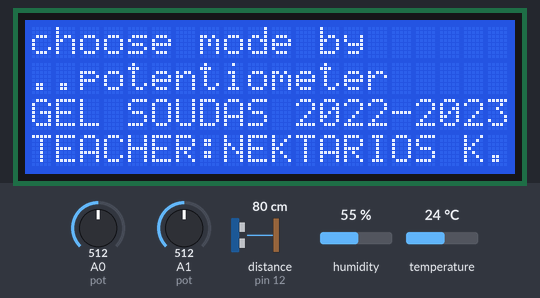
Simulated run of this sketch. Board: Arduino Uno, built with avr-gcc and run on an emulated ATmega328P. Parts: 20×4 character LCD. The inputs (shaded band) are chosen by the test bench; at power-on: A1 (pot) = 512, A0 (pot) = 512, distance to the obstacle (sensor on pin 12) 80 cm, humidity 55 %, temperature 24 °C. The echo pulse lasts 58.3 µs per cm; what the sketch prints to the serial monitor is not drawn.

Above: at 0.2 s.
8.4 s: A1 (pot) set to 351
16.8 s: A1 (pot) set to 335
At 19.73 s:
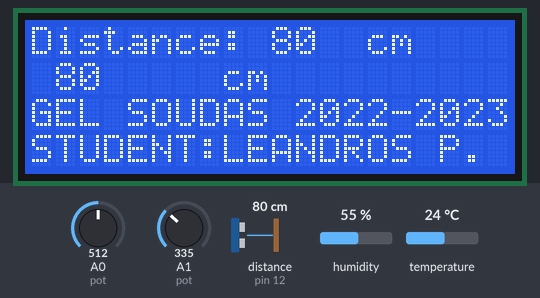
22.6 s: A1 (pot) set to 692
At 22.94 s:
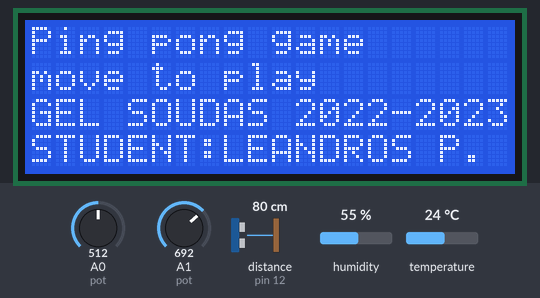
36.4 s: A1 (pot) set to 671
At 39.1 s:
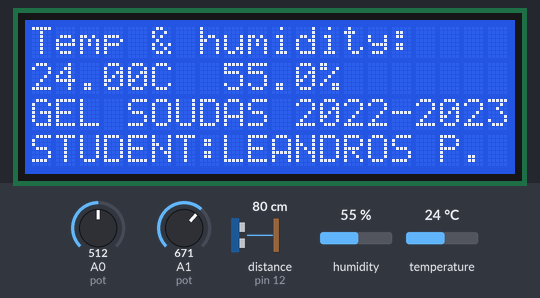

The sketch:

PONGINOCOMPLEXf.ino
```cpp
//ΓΕΛ ΣΟΥΔΑΣ ΜΑΘΗΤΗΣ : ΛΕΑΝΔΡΟΣ ΠΑΝΑΓΙΩΤΙΔΗΣ ,ΚΑΘΗΓΗΤΗΣ:ΚΟΥΡΑΚΗΣ ΝΕΚΤΑΡΙΟΣ
  #include <LCD_I2C.h>

LCD_I2C lcd(0x27, 20, 4);
 //dht
 #include <SimpleDHT.h>

// for DHT22,
//      VCC: 5V or 3V
//      GND: GND
//      DATA: 2
int pinDHT22 = 2;
SimpleDHT22 dht22;
 //potenciometro
 int pot; // Δημιούργησε μια ακέραια μεταβλητή pot
//ULTRASONIC
int echoPin = 12; // Echo Pin
int trigPin = 13; // Trigger Pin
int maximumRange = 350; // Maximum range needed
int minimumRange = 2; // Minimum range needed
long duration, distance; // Duration used to calculate distance

//pot2
int pot2; // Δημιούργησε μια ακέραια μεταβλητή pot
int toSend;

void setup(){
pinMode(trigPin, OUTPUT);
pinMode(echoPin, INPUT);
Serial.begin(9600);
lcd.begin(); // If you are using more I2C devices using the Wire library use lcd.begin(false)
                 // this stop the library(LCD_I2C) from calling Wire.begin()
lcd.backlight();

lcd.print("choose mode by ");
lcd.setCursor(0, 1);
lcd.print("..potentiometer");
lcd.setCursor(0, 2);
    lcd.print("GEL SOUDAS 2022-2023");
lcd.setCursor(0,3);
lcd.print("TEACHER:NEKTARIOS K.");
delay(7000);
lcd.clear();

}


void loop()

{
  //pot
  pot=analogRead(A1);  // αποθήκευσε στη μεταβλητή pot την τιμή που διάβασες από την αναλογική είσοδο A1 ,
  //ΜΕΣΩ ΑΥΤΗΣ ΕΠΙΛΕΓΟΥΜΕ ΤΟ MODE-ΛΕΙΤΟΥΡΓΙΑ,ΔΗΛΑΔΗ FLAPPY BIRD-ULTRASONIC ,PING PONG Ή ΕΠΙΔΕΙΞΗ ΘΕΡΜΟΚΡΑΣΙΑΣ-ΥΓΡΑΣΙΑΣ
//ULTRASONIC

lcd.clear();
if (pot<=341 && pot>0)
{
digitalWrite(trigPin, LOW);
delayMicroseconds(2);
digitalWrite(trigPin, HIGH);
delayMicroseconds(5);
digitalWrite(trigPin, LOW);
duration = pulseIn(echoPin, HIGH);
//Υπολογισμός απόστασης (σε cm) βασιζόμενοι στην ταχύτητα του ήχου.
distance = duration/58.3;

Serial.println(distance);

lcd.setCursor(0, 0);
lcd.print("Distance:"); lcd.setCursor(10, 0);lcd.print(distance); lcd.setCursor(14, 0); lcd.print("cm");
    lcd.setCursor(1, 1); //  setting the cursor in the desired position.
    lcd.print(distance);
    lcd.setCursor(8, 1); //  setting the cursor in the desired position.
    lcd.print("cm");
    lcd.setCursor(0, 2);
    lcd.print("GEL SOUDAS 2022-2023");
lcd.setCursor(0,3);
lcd.print("STUDENT:LEANDROS P.");
    delay(200);
}
if (pot>341 && pot<=682)
{
  float temperature = 0;
  float humidity = 0;
  int err = SimpleDHTErrSuccess;
  if ((err = dht22.read2(pinDHT22, &temperature, &humidity, NULL)) != SimpleDHTErrSuccess) {
    Serial.print("Read DHT22 failed, err="); Serial.println(err);delay(2000);
    return;

  }

  Serial.print((float)temperature);
  Serial.print(",");
  Serial.println((float)humidity);
  delay(2000);
  //delay(1000);
   lcd.setCursor(0, 0);
lcd.print("Temp & humidity:");
    lcd.setCursor(0, 1); //  setting the cursor in the desired position.
    lcd.print(temperature);
    lcd.setCursor(5, 1); //  setting the cursor in the desired position.
    lcd.print("C");
    lcd.setCursor(8, 1); //  setting the cursor in the desired position.
    lcd.print(humidity);
    lcd.setCursor(12, 1); // setting the cursor in the desired position.
    lcd.print("%");
    lcd.setCursor(0, 2);
    lcd.print("GEL SOUDAS 2022-2023");
lcd.setCursor(0,3);
lcd.print("STUDENT:LEANDROS P.");
  // DHT22 sampling rate is 0.5HZ.
  delay(2000);

}
if (pot>682 && pot<=1023)
{
//pot2 ,ΜΕΣΩ ΑΥΤΗΣ ΕΠΙΛΕΓΟΥΜΕ ΤΗ ΘΕΣΗ ΤΗΣ ΡΑΚΕΤΑΣ ΣΤΟ PING PONG
  pot2=analogRead(A0);  // αποθήκευσε στη μεταβλητή pot την τιμή που διάβασες από την αναλογική είσοδο A0


  toSend = map (pot2, 0, 1023, 0, 255);             // the data from potenciometer mapped to form a byte

  Serial.write (toSend);

 lcd.setCursor(0, 0);
lcd.print("Ping pong game"); // You can make spaces using well... spaces
lcd.setCursor(0, 1);
lcd.print("move to play");
lcd.setCursor(0, 2);
    lcd.print("GEL SOUDAS 2022-2023");
lcd.setCursor(0,3);
lcd.print("STUDENT:LEANDROS P.");
  delay(100);
}
 lcd.clear();
// lcd.println("GEL SOUDAS");
}


 
```

Measured:
- the behaviour switches between 342 and 341 on A1 (pot) (found by bisection; images 0 and 1)
- the behaviour switches between 683 and 682 on A1 (pot) (found by bisection; images 2 and 3)
- after the input at 16.8 s, the display: first differs from a run without the input after 2.7 s (image 1)
- after the input at 22.6 s, the display: first differs from a run without the input after 0.12 s (image 2)
- what the display in image 1 shows lasts 0.5 s, from 19.5 s to 20.0 s
- what the display in image 2 shows lasts 0.5 s, from 22.7 s to 23.2 s
